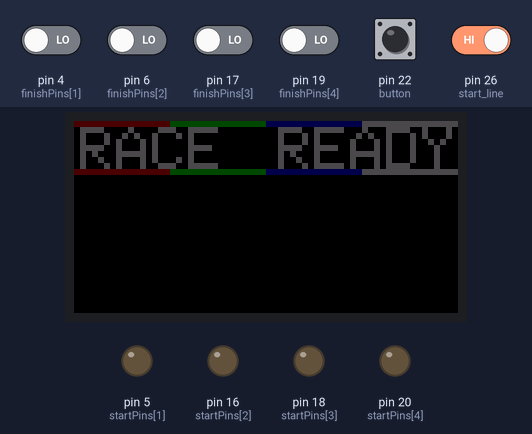
Recording of a sketch running on a simulated Arduino Mega 2560, built with avr-gcc and run on an emulated ATmega2560. Parts: 64×32 colour display, output pins drawn as LEDs (lit = HIGH). Inputs (shaded band) come from the test bench; at power-on: pin 22 (button), pin 26 (start_line) HIGH, pin 4 (finishPins[1]), pin 6 (finishPins[2]), pin 17 (finishPins[3]), pin 19 (finishPins[4]) LOW.

Above: at 1.3 s.
1.4 s: pin 22 (button) pulled LOW for 0.15 s
At 2.3 s:
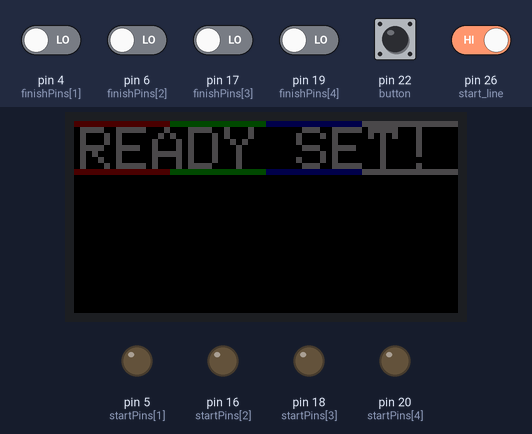
3.0 s: pin 26 (start_line) driven LOW
At 4.0 s:
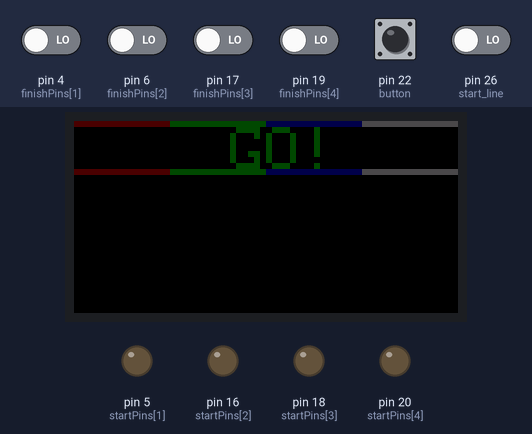
At 14.3 s:
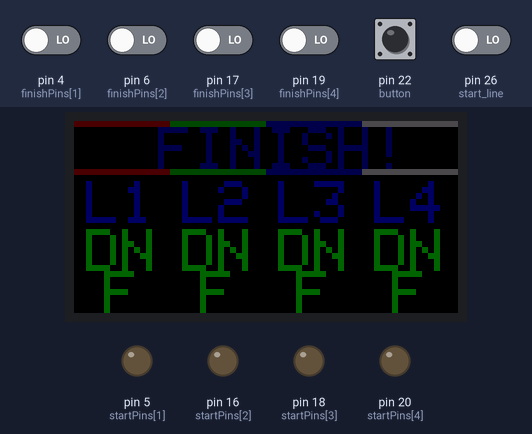
Timing chart, 0 to 14.6 s (numbered marks = the images above; inputs shaded):
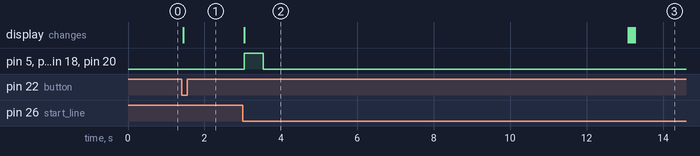

Measured:
- after the input at 1.4 s, the display: changes at once (image 1)
- after the input at 3.0 s, pin 5 (startPins[1]), pin 16 (startPins[2]), pin 18 (startPins[3]), pin 20 (startPins[4]): LOW → HIGH at once, → LOW 0.50 s later; the display: changes at once (image 2)
- what the display in image 2 shows lasts 10.1 s, from 3.0 s to 13.1 s

The sketch:

timer-main-hardwired-branch.ino
```cpp
//Include libraries
#include <Adafruit_Protomatter.h>
#include <Wire.h>

//System control variables
#define debug 0               //Full debug. USB Serial enabled. May delay code sufficiently to impact finish timing.
#define debug_no_serial 0     //Put into debug mode to skip the start line but do not send USB serial debug in race run loop
#define button 22             //GPIO Pin for the Chassis Button
#define config_start_input 1  //1=Starting line sensor present, Set to see if the starting line has a sensor. If not, a 3 second delay will be started after hitting the button before transitioning to racing mode
#define sim_race 0            //1=Run the race and DNF all lanes after 10 seconds
#define start_line 26         //GPIO Pin for the starting line IO.
#define BRIGHTNESS 75         //Range 0-255
uint8_t mode = 0;   //0=Ready to Race, 1= Start Race, 2=Running Race,3=Displaying Times
long current_time;  //initialize timing variable

//Sensor IO pins
int startPins[] = { 0, 5, 16, 18, 20 };
int finishPins[] = { 0, 4, 6, 17, 19 };

//Assign LED Matrix Variables
uint8_t rgbPins[] = { 8, 7, 9, 11, 10, 12 }; //R1,G1,B1,R2,G2,B2
uint8_t addrPins[] = { 14, 15, 2, 3 }; //A, B, C, D
uint8_t clockPin = 13;
uint8_t latchPin = 1;
uint8_t oePin = 0;

Adafruit_Protomatter matrix(
  64,                         // Width of matrix (or matrix chain) in pixels
  4,                          // Bit depth, 1-6
  1, rgbPins,                 // # of matrix chains, array of 6 RGB pins for each
  4, addrPins,                // # of address pins (height is inferred), array of pins
  clockPin, latchPin, oePin,  // Other matrix control pins
  false);                     // No double-buffering here (see "doublebuffer" example)

//Establish timer variables
uint timerraw = 0;
String timerstr = "";
String decimals[5][5];
uint race_times[5];
int finish[5] = { 0, 0, 0, 0, 0 };
uint start_time;
char times[] = "";


//Function to display the times for a given lane [Optimization] if the time is less than 1 second, append a leading 0 to it to display correctly
void displaytimes(int ln, int int_time) {
  //Establish Function Variables
  int x_offset = (ln - 1) * 16 + 2;
  String lane_name = "L" + String(ln);
  //Run if the time is valid
  if (int_time < 10000) {
    //Convert time to string
    itoa(int_time, times, 10);
    /*Proposed optimization code
    if (int_time<1000){
      times="0"+times;
    }
    */

    //Clear the matrix
    matrix.fillRect(x_offset, 10, 16, 22, matrix.color565(0, 0, 0));
    //Print the lane details
    matrix.setTextColor(matrix.color565(0, 0, BRIGHTNESS));
    matrix.setCursor(x_offset, 10);
    matrix.println(lane_name);
    matrix.setTextColor(matrix.color565(0, BRIGHTNESS, 0));
    matrix.setCursor(x_offset, 18);
    matrix.println(times[0]);
    matrix.drawPixel(x_offset + 5, 24, matrix.color565(BRIGHTNESS, 0, 0));
    matrix.setCursor(x_offset + 6, 18);
    matrix.println(times[1]);
    matrix.setCursor(x_offset, 25);
    matrix.println(String(times[2]) + String(times[3]));
    matrix.show();
  } else {
    //Clear the matrix
    matrix.fillRect(x_offset, 10, 16, 22, matrix.color565(0, 0, 0));
    //Print the lane details
    matrix.setTextColor(matrix.color565(0, 0, 100));
    matrix.setCursor(x_offset, 10);
    matrix.println(lane_name);
    matrix.setTextColor(matrix.color565(0, 100, 0));
    matrix.setCursor(x_offset, 18);
    matrix.println("DN");
    matrix.setCursor(x_offset + 3, 25);
    matrix.println("F");
    matrix.show();
  }
}

//Function to reset the screen to a prerace state
void reset_screen() {
  //Blank the entire screen
  matrix.fillScreen(matrix.color565(0, 0, 0));
  //Show Startup Screen
  for (int x = 0; x < matrix.width(); x++) {
    int r = 0;
    int b = 0;
    int g = 0;
    if (x < 16) {
      r = BRIGHTNESS;
    } else if (x >= 16 && x < 32) {
      g = BRIGHTNESS;
    } else if (x >= 32 && x < 48) {
      b = BRIGHTNESS;
    } else {
      r = BRIGHTNESS;
      g = BRIGHTNESS;
      b = BRIGHTNESS;
    }
    matrix.drawPixel(x, 0, matrix.color565(r, g, b));
    matrix.drawPixel(x, 8, matrix.color565(r, g, b));
  }
  matrix.setCursor(1, 1);
  matrix.setTextSize(1);
  matrix.setTextColor(matrix.color565(BRIGHTNESS, BRIGHTNESS, BRIGHTNESS));
  matrix.println("RACE");
  matrix.setCursor(34, 1);
  matrix.println("READY");
  matrix.show();  // Copy data to matrix buffers

  //Set mode to 0, Ready to Race
  mode = 0;
}

//Function to initialize the race and store necessary variables
void racing_start() {
  //Blank the entire screen
  matrix.fillScreen(matrix.color565(0, 0, 0));
  //Show Startup Screen
  for (int x = 0; x < matrix.width(); x++) {
    int r = 0;
    int b = 0;
    int g = 0;
    if (x < 16) {
      r = BRIGHTNESS;
    } else if (x >= 16 && x < 32) {
      g = BRIGHTNESS;
    } else if (x >= 32 && x < 48) {
      b = BRIGHTNESS;
    } else {
      r = BRIGHTNESS;
      g = BRIGHTNESS;
      b = BRIGHTNESS;
    }
    matrix.drawPixel(x, 0, matrix.color565(r, g, b));
    matrix.drawPixel(x, 8, matrix.color565(r, g, b));
  }
  matrix.setCursor(1, 1);
  matrix.setTextSize(1);
  matrix.setTextColor(matrix.color565(BRIGHTNESS, BRIGHTNESS, BRIGHTNESS));
  matrix.println("READY SET!");
  matrix.show();  // Copy data to matrix buffers

  mode = 1;
}

//Function to run during the actual race
void running_race() {
  //Record the start time
  start_time = millis();

  //Zero Out the finish variable
  for (int x = 1; x < 5; x++) {
    finish[x] = 0;
  }
  //Send the race start signal
  for (int x = 1; x < 5; x++) {
    digitalWrite(startPins[x], HIGH);
  }
  delay(500); //[Optimization] Lower this delay with trial testing on the esp8266 main boards, I'd like to see this at <100 ms

  //Clear the race start signal
  for (int x = 1; x < 5; x++) {
    digitalWrite(startPins[x], LOW);
  }

  if (debug == 1) { Serial.println("Start time: " + String(start_time)); }

  //Keep running the loop until all lanes have finished
  while (finish[1] != 1 || finish[2] != 1 || finish[3] != 1 || finish[4] != 1) {

    //Increment through the sensors and evaluate states
    for (int x = 1; x < 5; x++) {
      //if the lane has not finished previously, evaluate the IO to see if it has now
      if (finish[x] != 1) {
        if (digitalRead(finishPins[x]) == 1) {
          race_times[x] = millis() - start_time;
          finish[x] = 1;
        }
      }
    }
    //If the race has run for more than 10 seconds, end the loop
    if ((millis() - start_time) > 10000) {
      break;
    }
  }
  //Check all lanes, if one did not finish assign it a time of 10000 (DNF)
  for (int x = 1; x < 5; x++) {
    if (finish[x] != 1) {
      finish[x] = 1;
      race_times[x] = 10000;
    }
  }
  //Run the display times function for all lanes
  for (int x = 1; x < 5; x++) {
    displaytimes(x, race_times[x]);
  }
  //Change the display to say "Finish"
  matrix.fillRect(0, 1, 64, 7, matrix.color565(0, 0, 0));
  matrix.setTextColor(matrix.color565(0, 0, BRIGHTNESS));
  matrix.setCursor(14, 1);
  matrix.println("FINISH!");
  matrix.show();

  //Set mode to 3, displaying times
  mode = 3;

  for (int x = 1; x < 5; x++) { digitalWrite(startPins[x], LOW); }
}

void setup() {
  // put your setup code here, to run once:
  if (debug == 1) {
    Serial.begin(9600);
  }

  // Initialize matrix...
  ProtomatterStatus status = matrix.begin();
  if (debug == 1) {
    Serial.print("Protomatter begin() status: ");
    Serial.println((int)status);
  }
  if (status != PROTOMATTER_OK) {
    // DO NOT CONTINUE if matrix setup encountered an error.
    for (;;)
      ;
  }

  //Show Startup Screen
  reset_screen();

  //Set Pin Modes
  pinMode(button, INPUT_PULLUP);
  pinMode(start_line, INPUT_PULLUP);
  for (int x = 1; x < 5; x++) {
    pinMode(startPins[x], OUTPUT);
    digitalWrite(startPins[x], LOW);
    pinMode(finishPins[x], INPUT);
  }

  delay(100);
  //Set mode to 0, ready to race
  mode = 0;
}

void loop() {
  //If in mode 0, prepared to start, pushing the button will prep the system to run looking for debug or start signal
  if (digitalRead(button) == 0 && mode == 0) {
    racing_start();
  }
  else if ((digitalRead(start_line) == 0 || config_start_input == 0) && mode == 1 && sim_race == 0) {
    if (config_start_input == 0) { delay(3000); }
    matrix.fillRect(0, 1, 64, 7, matrix.color565(0, 0, 0));
    matrix.setTextColor(matrix.color565(0, BRIGHTNESS, 0));
    matrix.setCursor(26, 1);
    matrix.println("GO!");
    matrix.show();
    mode = 2;
    running_race();
  }
  //Debug mode, skip start line input
  else if ((debug == 1 || debug_no_serial == 1) && mode == 1 && sim_race == 1) {
    Serial.println("Entering Sim Racing Mode, skipping start_line input");
    delay(500);
    matrix.fillRect(0, 1, 64, 7, matrix.color565(0, 0, 0));
    matrix.setTextColor(matrix.color565(0, BRIGHTNESS, 0));
    matrix.setCursor(26, 1);
    matrix.println("GO!");
    matrix.show();
    mode = 2;
    Serial.println("Mode: " + String(mode));
    running_race();
    delay(50);
  }
  else if (digitalRead(button) == 0 && mode == 3) {
    matrix.fillRect(0, 1, 64, 7, matrix.color565(0, 0, 0));
    matrix.fillRect(0, 9, 64, 23, matrix.color565(0, 0, 0));
    matrix.setTextColor(matrix.color565(BRIGHTNESS, BRIGHTNESS, BRIGHTNESS));
    matrix.setCursor(20, 1);
    matrix.println("RESET");
    matrix.show();
    mode = 4;
    delay(500);
  } else if (digitalRead(start_line) == 1 && mode == 4) {
    reset_screen();
  }
}
```
